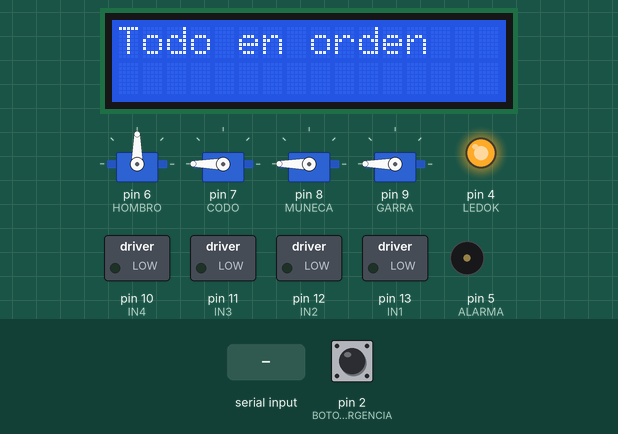
The sketch below on a simulated Arduino Uno, built with avr-gcc and run on an emulated ATmega328P. Parts: 4 × servo, 16×2 character LCD, switched loads named in the sketch (green lamp = pin HIGH), output pins drawn as LEDs (lit = HIGH), buzzer (waves = sounding). Dashed ring = blinking. The test bench sets the inputs (shaded band); at power-on: pin 2 (BOTONEMERGENCIA) HIGH. EEPROM starts erased; what the sketch prints to the serial monitor is not drawn.

Above: at 1.5 s.
1.6 s: pin 2 (BOTONEMERGENCIA) pulled LOW for 0.15 s
At 3.15 s:
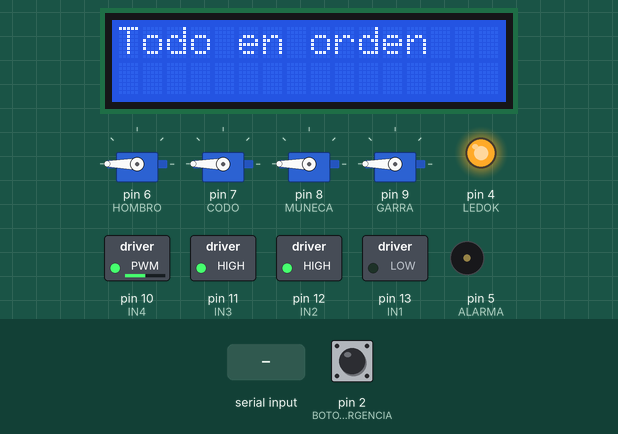
4.4 s: "90,45,200\n" received over Serial
At 12.1 s:
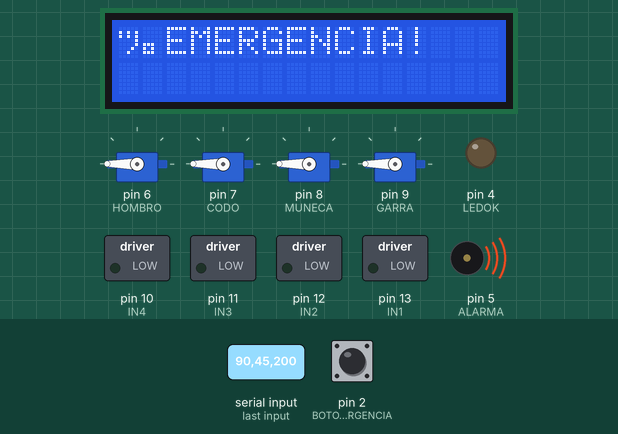
13.9 s: "90,45\n" received over Serial
At 18.8 s:
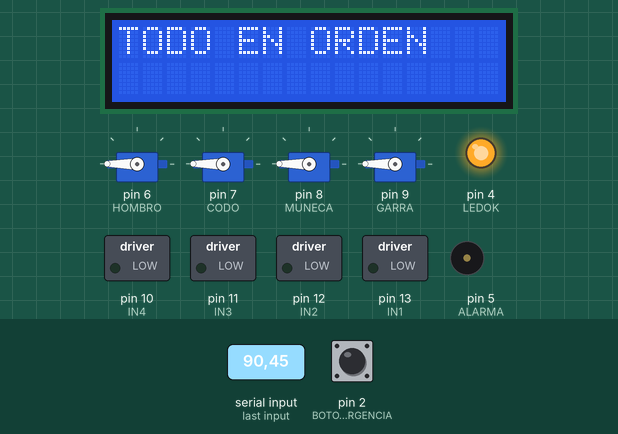
At 21.89 s:
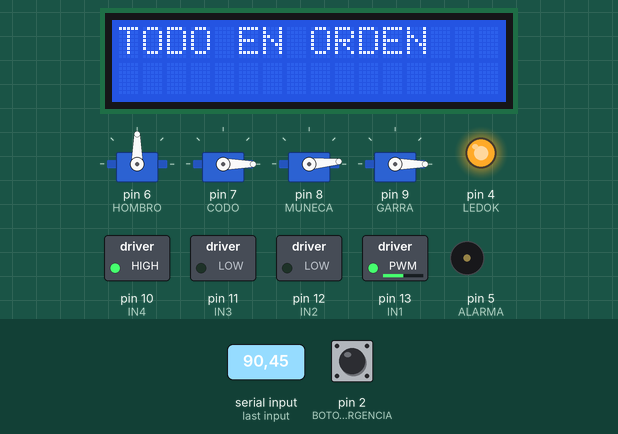
21.9 s: "30,150,10,200\n" received over Serial
25.5 s: "90,45,200,10,150,30\n" received over Serial
29.9 s: "90,45,200,10\n" received over Serial
Timing chart, 0 to 38.0 s (numbered marks = the images above; inputs shaded):
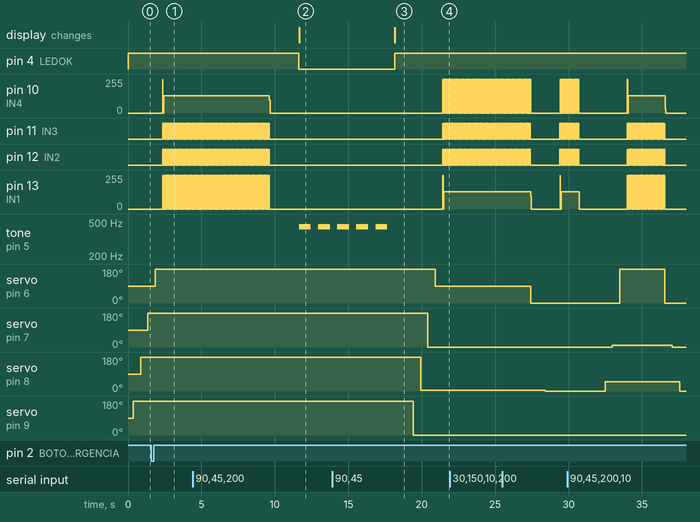

Measured:
- after the input at 13.9 s, servo on pin 6 (HOMBRO): 180° → 90° after 7.0 s
- by itself, pin 11 (IN3): alternates HIGH for 0.01 s and LOW for 0.01 s, 520 changes in all, then stays LOW
- by itself, pin 12 (IN2): alternates HIGH for 0.01 s and LOW for 0.01 s, 521 changes in all, then stays LOW
- by itself, pin 13 (IN1): alternates 255/255 for 0.01 s and 0/255 for 0.01 s, 521 changes in all, then stays 0/255

The sketch:

ProyectoBrazo.ino
```cpp
// -- LIBRERIAS --
#include <Wire.h>               // Librería wire para comunicación de arduino con dispositivos I2C
#include <LiquidCrystal_I2C.h>  // Librería para controlar el LCD con el dispositivo I2C
#include <EEPROM.h>             // Librería para guardar en la memoria EEPROM de Arduino UNO
#include <Servo.h>              // Librería para controlar servomotores
#include <SoftwareSerial.h>     // Libreria para el BT

// 050000000065000065000000000090

// -- Blue
SoftwareSerial BT(0,1);            // (RX, TX)

// -- Botónes --
#define BOTONEMERGENCIA 2       // Pin para el botón de emergencia

//-- Definición de LEDs --
#define LEDEMERGENCIA 3         // Pin para el led rojo de emergencia
#define LEDOK 4                 // Pin para el led verde de "todo en orden"

//-- BUZZER --
#define ALARMA 5                // Pin para el buzzer

const int frecuencia = 440;

//-- MOTOR A PASOS / DRIVER ULN200 --
#define IN1 13    // Pin IN1 directo al driver ULN200
#define IN2 12    // Pin IN2 directo al driver ULN200
#define IN3 11    // Pin IN3 directo al driver ULN200
#define IN4 10    // Pin IN4 directo al driver ULN200
const int RETARDOPASOS = 5;     // Retardo entre pasos para no calentar el motor a pasos
int numero_pasos = 0;     // Pasos para el motor a pasos

boolean bandera = 0;                // Estatus del botón (0 = no se ha pulsado, 1 = botón pulsado)
String MENSAJEOK = "Todo en orden"; // Mensaje de todo en orden para display

//Crear el objeto lcd  dirección  0x3F y 16 columnas x 2 filas
LiquidCrystal_I2C lcd(0x3F, 16, 2);

//-- SERVOMOTORES --
Servo hombroServo;    // Objeto servo para el hombro del brazo
Servo codoServo;      // Objeto servo para el codo del brazo
Servo munecaServo;    // Objeto servo para la muñeca del brazo
Servo garraServo;     // Objeto servo para la garra del brazo

#define HOMBRO 6      // Pin del servo directo al hombro
#define CODO 7        // Pin del servo directo al codo
#define MUNECA 8      // Pin del servo directo a la muñeca
#define GARRA 9       // Pin del servo directo a la garra

String cadenaSerial;
char serialChar[41];

String movimientos = "";  // Variable para guardar el mensaje obtenido del bluetooth
int grados[10];           // Arreglo de grados por articulación


void setup() {
  Serial.begin(9600);       // Inicializamos el serial

  pinMode(LEDOK, OUTPUT);   // Inicializacion de led verde

  pinMode(IN4, OUTPUT);     // Inicialización del pin directo al IN4
  pinMode(IN3, OUTPUT);     // Inicialización del pin directo al IN3
  pinMode(IN2, OUTPUT);     // Inicialización del pin directo al IN2
  pinMode(IN1, OUTPUT);     // Inicialización del pin directo al IN1

  pinMode(BOTONEMERGENCIA, INPUT_PULLUP);   // Modo del botón (PULL UP)
  attachInterrupt(digitalPinToInterrupt(BOTONEMERGENCIA), interrupcion, RISING);    // Inicialización de interrupción

  digitalWrite(LEDOK, HIGH);  // Inicio del led Verde como encendido

  // Objetos servomotores
  hombroServo.attach(HOMBRO); // Relación del pin con el servomotor
  codoServo.attach(CODO);     // Relación del pin con el servomotor
  munecaServo.attach(MUNECA); // Relación del pin con el servomotor
  garraServo.attach(GARRA);   // Relación del pin con el servomotor

  // Inicializar el LCD
  lcd.init();

  //Encender la luz de fondo.
  lcd.backlight();

  // Inicia el mensaje de inicio
  lcd.print(MENSAJEOK);

  /* Ciclo para leer la memoria EEPROM, convierte los valores a cadena
   *  y los guarda a la variable "movimientos"
   */
  for(int i = 0; i < 10; i++){
    if(EEPROM.read(i) == 0){
      movimientos = movimientos + "000";
    }else if(EEPROM.read(i) > 0 && EEPROM.read(i) < 10){
      movimientos = movimientos + "00" + EEPROM.read(i);
    }else if(EEPROM.read(i) > 10 && EEPROM.read(i) < 100){
      movimientos = movimientos + "0" + EEPROM.read(i);
    }else{
      movimientos = movimientos + EEPROM.read(i);
    }

  }

  // Asignación de movimientos por articulación
  asignaMovimientos();
  // Se imprimen los movimientos por Serial
  imprimeMovimientos();

  Serial.println("----- EN EEPROM -----");
  Serial.println(movimientos);                // Mostrado de los grados que se almacenan en la EEPROM
}

void loop() {

    if(bandera == 0){ // Código de ejecución normal

      while(Serial.available()){            // Cuando el serial recibe un mensaje
        movimientos = "";
        cadenaSerial = Serial.readString();  // Los grados se guardan en la variable movimientos
        cadenaSerial.toCharArray(serialChar, 41);
        for(int i = 1; i<cadenaSerial.length();i++){
          if(!isWhitespace(serialChar[i])){
            movimientos += serialChar[i];
          }
        }

        asignaMovimientos();                // Asignación de grados por articulación

        Serial.println("NUEVO PARAMETRO MEMORIA EEPROM: ");
        Serial.println(movimientos);        // Mostrado de los nuevos datos para la EEPROM

        imprimeMovimientos();
   }

   if(movimientos.length()> 0){

// Proceso para el movimiento de las articulaciónes y guardado de grados en la EEPROM
/*  Función para mover los servomotores
 *
 *  Partes:
 *    1 - Hombro
 *    2 - Codo
 *    3 - Muñeca
 *    4 - Garra
 */

     // -- Movimientos de los servomotores
     movimientoServo(4,grados[0]); EEPROM.write(0, grados[0]);    // Pinza
     movimientoServo(3,grados[1]); EEPROM.write(1, grados[1]);    // Muñeca
     movimientoServo(2,grados[2]); EEPROM.write(2, grados[2]);    // Codo
     movimientoServo(1,grados[3]); EEPROM.write(3, grados[3]);    // Hombro

     // -- Movimiento del motor a pasos
     movimientoPasos(grados[4]);   EEPROM.write(4, grados[4]);    // Base

     movimientoServo(1,grados[5]); EEPROM.write(5, grados[5]);    // Hombro
     movimientoServo(2,grados[6]); EEPROM.write(6, grados[6]);    // Codo
     movimientoServo(3,grados[7]); EEPROM.write(7, grados[7]);    // Muñeca

     movimientoServo(4,grados[8]); EEPROM.write(8, grados[8]);    // Pinza

     movimientoPasos(grados[9]);   EEPROM.write(9, grados[9]);    // Base
   }

  }else if(bandera == 1){ // Código de paro

    digitalWrite(LEDOK, LOW);   // Apagado de led verde
    lcd.print(MENSAJEOK);       // Mensaje de todo en orden
    paro();                     // Función de paro
    MENSAJEOK = "TODO EN ORDEN";// Nuevo mensaje de emergencia para display
    bandera = 0;                // Regreso del estatus a su estado anterior
    lcd.clear();                // Limpia LCD
    lcd.print(MENSAJEOK);       // Mensaje de todo en orden
    noTone(ALARMA);             // Apagado de buzzer
    digitalWrite(LEDOK, HIGH);  // Encendido de led Verde
  }
}

// -- Cambio de variables
void interrupcion(){
  MENSAJEOK = "¡EMERGENCIA!";
  bandera = 1;
}

// -- Todas las funciones al abortar la ejecución del brazo
void paro(){
  lcd.clear();            // Limpiado de LCD
  lcd.print(MENSAJEOK);   // Se imprime el mensaje de emergencia

  // -- Ciclo para encender y apagar el LED rojo y el buzzer
  for(int i = 0; i < 5; i++){
    tone(ALARMA, frecuencia);         // Enciende la alarma con la frecuencia marcada
    digitalWrite(LEDEMERGENCIA, HIGH);
    delay(800);
    digitalWrite(LEDEMERGENCIA, LOW);
    noTone(ALARMA);                   // Apaga la alarma
    delay(500);
  }
}

/*  Función para mover los servomotores
 *
 *  Partes:
 *    1 - Hombro
 *    2 - Codo
 *    3 - Muñeca
 *    4 - Garra
 */
void movimientoServo(int parte, int grados){
  if(parte == 1){
    hombroServo.write(grados);    // Movimiento de hombro X grados
    delay(500);
  }else if(parte == 2){
    codoServo.write(grados);      // Movimiento de codo X grados
    delay(500);
  }else if(parte == 3){
    munecaServo.write(grados);    // Movimiento de muñeca X grados
    delay(500);
  }else if(parte == 4){
    garraServo.write(grados);     // Movimiento de garra X grados
    delay(500);
  }
}

// -- Función para mover el motor a pasos
void movimientoPasos(int grados){
  int pasos = grados;
  if(pasos>0){
    delay(RETARDOPASOS);                // Retardo entre pasos
    pasos = (pasos * 1.42222222222);    // 512 Vueltas son 360 grados (560/360 = 1.422222)
  }

  while (pasos>numero_pasos){     // Giro hacia la izquierda en grados
       pasoIzquierda();
       numero_pasos = numero_pasos + 1;
   }
   while (pasos<numero_pasos){    // Giro hacia la derecha en grados
        pasoDerecha();
        numero_pasos = numero_pasos -1;
   }

   apagado();   // Sin polaridades
}

void asignaMovimientos(){
    /*
     *  El string de los grados (obtenido por serial) se parte de 3 caracteres en 3
     *  Se parten y reparten de la siguiente manera:
     */
  // (050 000 000 065 000 065 000 000 000 090)
    grados[0] = movimientos.substring(0,3).toInt();       // 1.- Movimiento 1 : Pinza
    grados[1] = movimientos.substring(3,6).toInt();       // 2.- Movimiento 1 : Muñeca
    grados[2] = movimientos.substring(6,9).toInt();       // 3.- Movimiento 1 : Codo
    grados[3] = movimientos.substring(9,12).toInt();      // 4.- Movimiento 1 : Hombro
    grados[4] = movimientos.substring(12,15).toInt();     // 5.- Movimiento 1 : Base
    grados[5] = movimientos.substring(15,18).toInt();     // 6.- Movimiento 2 : Hombro
    grados[6] = movimientos.substring(18,21).toInt();     // 7.- Movimiento 2 : Codo
    grados[7] = movimientos.substring(21,24).toInt();     // 8.- Movimiento 2 : Muñeca
    grados[8] = movimientos.substring(24,27).toInt();     // 9.- Movimiento 2 : Pinza
    grados[9] = movimientos.substring(27,30).toInt();     // 10.- Movimiento 2 : Base
}

// Muestra de los grados por articulación
void imprimeMovimientos(){
    Serial.println("Movimiento 1 pinza: ");
    Serial.println(grados[0]);

    Serial.println("Movimiento 1 muñeca: ");
    Serial.println(grados[1]);

    Serial.println("Movimiento 1 codo: ");
    Serial.println(grados[2]);

    Serial.println("Movimiento 1 hombro: ");
    Serial.println(grados[3]);

    Serial.println("Movimiento 1 base: ");
    Serial.println(grados[4]);

    Serial.println("Movimiento 2 hombro: ");
    Serial.println(grados[5]);

    Serial.println("Movimiento 2 codo: ");
    Serial.println(grados[6]);

    Serial.println("Movimiento 2 muñeca: ");
    Serial.println(grados[7]);

    Serial.println("Movimiento 2 pinza: ");
    Serial.println(grados[8]);

    Serial.println("Movimiento 2 base: ");
    Serial.println(grados[9]);
}

// ----------------- FUNCIONES MOTOR A PASOS ---------------

void pasoDerecha(){         // Pasos a la derecha - Asignación de polaridades
  digitalWrite(IN4, LOW);
  digitalWrite(IN3, LOW);
  digitalWrite(IN2, HIGH);
  digitalWrite(IN1, HIGH);
  delay(RETARDOPASOS);
  digitalWrite(IN4, LOW);
  digitalWrite(IN3, HIGH);
  digitalWrite(IN2, HIGH);
  digitalWrite(IN1, LOW);
  delay(RETARDOPASOS);
  digitalWrite(IN4, HIGH);
  digitalWrite(IN3, HIGH);
  digitalWrite(IN2, LOW);
  digitalWrite(IN1, LOW);
  delay(RETARDOPASOS);
  digitalWrite(IN4, HIGH);
  digitalWrite(IN3, LOW);
  digitalWrite(IN2, LOW);
  digitalWrite(IN1, HIGH);
  delay(RETARDOPASOS);
}

void pasoIzquierda() {        // Pasos a la izquierda - Asignación de polaridades
  digitalWrite(IN4, HIGH);
  digitalWrite(IN3, HIGH);
  digitalWrite(IN2, LOW);
  digitalWrite(IN1, LOW);
  delay(RETARDOPASOS);
  digitalWrite(IN4, LOW);
  digitalWrite(IN3, HIGH);
  digitalWrite(IN2, HIGH);
  digitalWrite(IN1, LOW);
  delay(RETARDOPASOS);
  digitalWrite(IN4, LOW);
  digitalWrite(IN3, LOW);
  digitalWrite(IN2, HIGH);
  digitalWrite(IN1, HIGH);
  delay(RETARDOPASOS);
  digitalWrite(IN4, HIGH);
  digitalWrite(IN3, LOW);
  digitalWrite(IN2, LOW);
  digitalWrite(IN1, HIGH);
  delay(RETARDOPASOS);
}

void apagado() {         // Apagado del Motor
 digitalWrite(IN4, LOW);
 digitalWrite(IN3, LOW);
 digitalWrite(IN2, LOW);
 digitalWrite(IN1, LOW);
}
```
